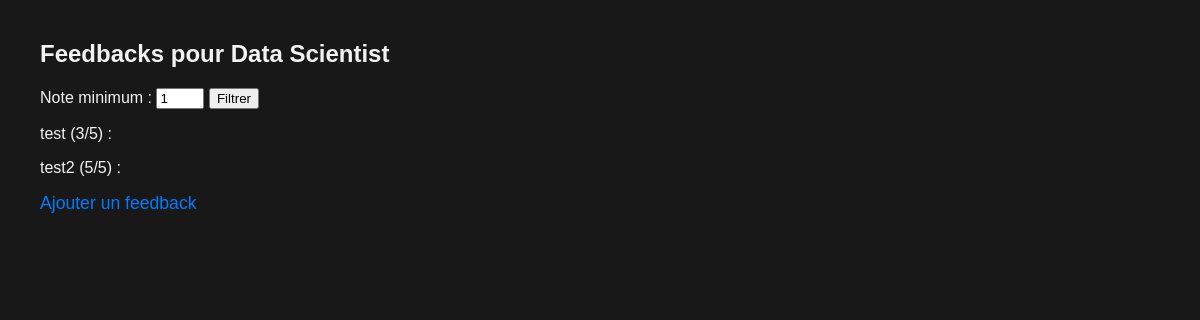
The page /feedback/1/ on the database its author committed.
### jobsite/models.py (models this page shows, shortened)
class JobRecord(models.Model):
    work_year = models.IntegerField()
    experience_level = models.CharField(max_length=5)
    employment_type = models.ForeignKey('Contract', on_delete=models.SET_NULL, null=True)
    job_title = models.CharField(max_length=200)
    salary = models.FloatField()
    salary_currency = models.CharField(max_length=10)
    salary_in_usd = models.FloatField()
    employee_residence = models.CharField(max_length=100)
    remote_ratio = models.IntegerField()
    company_location = models.CharField(max_length=100)
    company_size = models.CharField(max_length=2)
    class Meta:
        constraints = [
            models.UniqueConstraint(
                fields=['job_title', 'work_year', 'employee_residence'],
                name='unique_job_per_year_and_location'
            )
    ]

### FeedBack/models.py (models this page shows, shortened)
class Feedback(models.Model):
    job = models.ForeignKey(JobRecord, on_delete=models.CASCADE, related_name="feedbacks")
    author_name = models.CharField(max_length=100)
    comment = models.TextField(blank=True)
    rating = models.IntegerField()
    created_at = models.DateTimeField(auto_now_add=True)

### FeedBack/views.py (the view)
# urls.py: path('<int:job_id>/', feedback_list, name='feedback_list'),
def feedback_list(request, job_id):
    min_rating = int(request.GET.get('min', 1))
    job = get_object_or_404(JobRecord, id=job_id)
    feedbacks = Feedback.objects.filter(job=job, rating__gte=min_rating)
    return render(request, 'feedback_list.html', {'job': job, 'feedbacks': feedbacks, 'min_rating': min_rating})

### FeedBack/templates/feedback_list.html (shortened to what this page needs)
<h2>Feedbacks pour {{ job.job_title }}</h2>
<form method="get">
    <label for="min">Note minimum :</label>
    <input type="number" name="min" id="min" value="{{ min_rating }}" min="1" max="5">
    <button type="submit">Filtrer</button>
</form>
<ul>
    {% for f in feedbacks %}
        <li>{{ f.author_name }} ({{ f.rating }}/5) : {{ f.comment }}</li>
    {% empty %}
        <li>Aucun feedback trouvé.</li>
    {% endfor %}
</ul>
<a href="{% url 'feedback:add_feedback' job.id %}">Ajouter un feedback</a>

### FeedBack/templates/feedback_list.html (style rules this page uses)
h1,h2, label { color: #f3f3f3; }
h1, li { color: #f3f3f3; }
ul { list-style: none; padding: 0; }
li { margin: 1rem 0; }
a { text-decoration: none; color: #007BFF; font-size: 1.1rem; }

### rows shown on the page
JobRecord: job_title "Data Scientist"
Feedback: author_name "test", rating "3"
Feedback: author_name "test2", rating "5"
